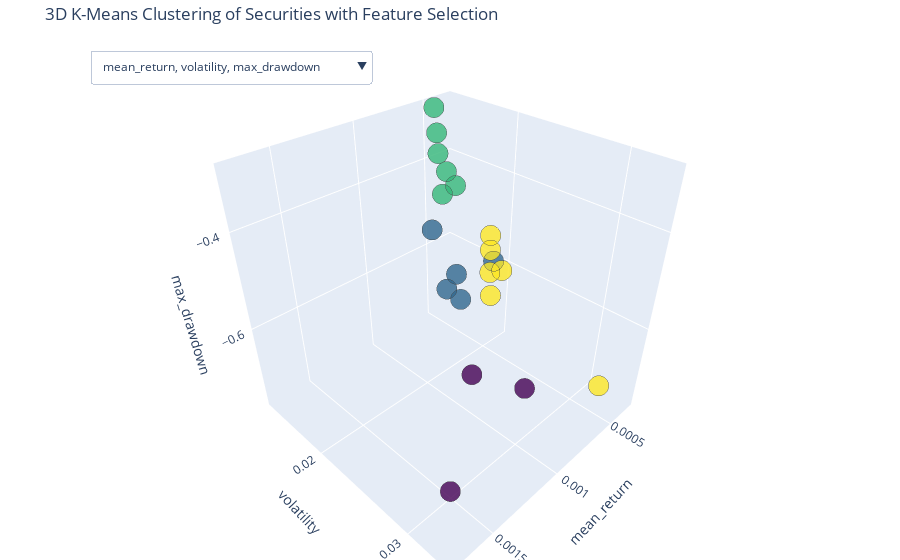

Here is the notebook cell this chart was saved with:
### Markdown cell above
We will implement k-means clustering in attempt to diversify our portfolio and group stocks with similar risk-return profiles. We make use of the elbow method and the KneeLocator module to select the optimal number of clusters.

### Code cell
import yfinance as yf
import pandas as pd
import numpy as np
import matplotlib.pyplot as plt
import random
from scipy.optimize import minimize
from itertools import combinations
from sklearn.cluster import KMeans
from sklearn.preprocessing import StandardScaler
import plotly.express as px
import plotly.graph_objects as go
from plotly.subplots import make_subplots
from kneed import KneeLocator

# Table of S&P 500 tickers from wikipedia
url = "https://en.wikipedia.org/wiki/List_of_S%26P_500_companies"

# Read the table from the page
sp500_table = pd.read_html(url)[0]
sp500_tickers = sp500_table['Symbol'].tolist()

# Select a random sample from the S&P 500 stocks
tickers = random.sample(sp500_tickers, 20)

# Download adjusted closing prices
data = yf.download(tickers, start="2015-01-01", end="2025-01-01", auto_adjust=True)['Close']
returns = data.pct_change()

# Function to calculate max drawdown
def max_drawdown(series):
    cumulative = (1 + series).cumprod()
    peak = cumulative.cummax()
    drawdown = (cumulative - peak) / peak
    return drawdown.min()

# Risk-free rate
risk_free_rate = np.exp(np.log(0.04 + 1)/252) - 1

# Feature engineering: use mean return and volatility
features = pd.DataFrame(index=tickers)
features['mean_return'] = returns.mean()
features['volatility'] = returns.std()
features['max_drawdown'] = returns.apply(max_drawdown)
features['sharpe_ratio'] = (features['mean_return'] - risk_free_rate)*np.sqrt(252) / features['volatility']

# Normalise the features
scaler = StandardScaler()
scaled_features = scaler.fit_transform(features)

# Elbow method to calcuate the inertia for different numbers of clusters k
inertia = []
k_range = range(1, 10)

for k in k_range:
    km = KMeans(n_clusters=k, random_state=42)
    km.fit(scaled_features)
    inertia.append(km.inertia_)

# Plot Elbow curve
plt.figure(figsize=(8, 5))
plt.plot(k_range, inertia, 'bo-')
plt.xlabel('Number of Clusters (k)')
plt.ylabel('Inertia')
plt.title('Elbow Method for Optimal k')
plt.grid(True)
plt.show()

# Based on elbow, select optimal k and from clusters
kneedle = KneeLocator(k_range, inertia, curve='convex', direction='decreasing')
optimal_k = kneedle.knee
print(f"Optimal number of clusters: {optimal_k}")

kmeans = KMeans(n_clusters=optimal_k, random_state=42)
features['cluster'] = kmeans.fit_predict(scaled_features)

# 3D INTERACTIVE PLOTLY PLOT

# Define all combinations of 3 out of 4 features
all_features = ['mean_return', 'volatility', 'max_drawdown', 'sharpe_ratio']
feature_combos = list(combinations(all_features, 3))

# Prepare traces for each feature combo
fig = go.Figure()

for i, (x, y, z) in enumerate(feature_combos):
    visible = True if i == 0 else False
    fig.add_trace(go.Scatter3d(
        x=features[x],
        y=features[y],
        z=features[z],
        mode='markers',
        text=features.index,
        marker=dict(
            size=7,
            color=features['cluster'],
            colorscale='viridis',
            opacity=0.8,
            line=dict(width=1)
        ),
        name=f"{x}, {y}, {z}",
        visible=visible
    ))

# Dropdown menu for selecting features
dropdown_buttons = []

for i, (x, y, z) in enumerate(feature_combos):
    visibility = [j == i for j in range(len(feature_combos))]
    label = f"{x}, {y}, {z}"
    dropdown_buttons.append(dict(
        label=label,
        method='update',
        args=[{'visible': visibility},
              {'scene': dict(
                  xaxis_title=x,
                  yaxis_title=y,
                  zaxis_title=z
              )}]
    ))

# Layout
fig.update_layout(
    updatemenus=[dict(
        buttons=dropdown_buttons,
        direction="down",
        pad={"r": 10, "t": 10},
        showactive=True,
        x=0.1,
        xanchor="left",
        y=1.0,
        yanchor="top"
    )],
    scene=dict(
        xaxis_title=feature_combos[0][0],
        yaxis_title=feature_combos[0][1],
        zaxis_title=feature_combos[0][2],
    ),
    margin=dict(l=0, r=0, b=0, t=40),
    title="3D K-Means Clustering of Securities with Feature Selection"
)

fig.show()

# Select 2 securities per cluster
top_picks = features.groupby('cluster').apply(lambda df: df.sort_values('sharpe_ratio', ascending=False).head(2), include_groups=False)
print("\nTop Picks from Each Cluster:")
print(top_picks)

### Figure 1 — Plotly figure (JSON) as saved in the notebook; plotly's stock layout.template omitted (floating-point values rounded to 4 significant figures)
{"data": [{"marker": {"color": [2, 2, 2, 0, 3, 2, 2, 0, 1, 3, 1, 1, 1, 1, 3, 0, 3, 3, 3, 2], "colorscale": [[0, "#440154"], [0.1111, "#482878"], [0.2222, "#3e4989"], [0.3333, "#31688e"], [0.4444, "#26828e"], [0.5556, "#1f9e89"], [0.6667, "#35b779"], [0.7778, "#6ece58"], [0.8889, "#b5de2b"], [1, "#fde725"]], "line": {"width": 1}, "opacity": 0.8, "size": 7}, "mode": "markers", "name": "mean_return, volatility, max_drawdown", "text": ["SO", "DTE", "CSX", "BLDR", "FDX", "XEL", "MAA", "FSLR", "DHI", "WYNN", "MCHP", "MAR", "HCA", "TDY", "EMN", "URI", "REG", "DVA", "STT", "CMS"], "type": "scatter3d", "visible": true, "x": [0.0004699, 0.0004278, 0.0006155, 0.001744, 0.0004523, 0.0004618, 0.0005357, 0.001004, 0.000972, 0.0003276, 0.0007289, 0.0007569, 0.0007954, 0.0007504, 0.0003688, 0.001136, 0.0003764, 0.0004753, 0.000411, 0.0004607], "y": [0.01373, 0.01413, 0.01787, 0.03341, 0.02004, 0.01347, 0.0152, 0.03041, 0.02201, 0.03112, 0.02358, 0.02052, 0.02056, 0.01711, 0.01883, 0.02696, 0.01887, 0.02005, 0.02071, 0.01317], "z": [-0.3843, -0.4245, -0.4055, -0.6221, -0.6597, -0.3441, -0.454, -0.6403, -0.5362, -0.774, -0.4968, -0.6126, -0.5474, -0.4895, -0.6274, -0.6326, -0.5702, -0.511, -0.5959, -0.2955]}, {"marker": {"color": [2, 2, 2, 0, 3, 2, 2, 0, 1, 3, 1, 1, 1, 1, 3, 0, 3, 3, 3, 2], "colorscale": [[0, "#440154"], [0.1111, "#482878"], [0.2222, "#3e4989"], [0.3333, "#31688e"], [0.4444, "#26828e"], [0.5556, "#1f9e89"], [0.6667, "#35b779"], [0.7778, "#6ece58"], [0.8889, "#b5de2b"], [1, "#fde725"]], "line": {"width": 1}, "opacity": 0.8, "size": 7}, "mode": "markers", "name": "mean_return, volatility, sharpe_ratio", "text": ["SO", "DTE", "CSX", "BLDR", "FDX", "XEL", "MAA", "FSLR", "DHI", "WYNN", "MCHP", "MAR", "HCA", "TDY", "EMN", "URI", "REG", "DVA", "STT", "CMS"], "type": "scatter3d", "visible": false, "x": [0.0004699, 0.0004278, 0.0006155, 0.001744, 0.0004523, 0.0004618, 0.0005357, 0.001004, 0.000972, 0.0003276, 0.0007289, 0.0007569, 0.0007954, 0.0007504, 0.0003688, 0.001136, 0.0003764, 0.0004753, 0.000411, 0.0004607], "y": [0.01373, 0.01413, 0.01787, 0.03341, 0.02004, 0.01347, 0.0152, 0.03041, 0.02201, 0.03112, 0.02358, 0.02052, 0.02056, 0.01711, 0.01883, 0.02696, 0.01887, 0.02005, 0.02071, 0.01317], "z": [0.3633, 0.3058, 0.4085, 0.7546, 0.2349, 0.3607, 0.397, 0.4428, 0.5888, 0.08769, 0.386, 0.465, 0.494, 0.5519, 0.1797, 0.5773, 0.1856, 0.2531, 0.1957, 0.3676]}, {"marker": {"color": [2, 2, 2, 0, 3, 2, 2, 0, 1, 3, 1, 1, 1, 1, 3, 0, 3, 3, 3, 2], "colorscale": [[0, "#440154"], [0.1111, "#482878"], [0.2222, "#3e4989"], [0.3333, "#31688e"], [0.4444, "#26828e"], [0.5556, "#1f9e89"], [0.6667, "#35b779"], [0.7778, "#6ece58"], [0.8889, "#b5de2b"], [1, "#fde725"]], "line": {"width": 1}, "opacity": 0.8, "size": 7}, "mode": "markers", "name": "mean_return, max_drawdown, sharpe_ratio", "text": ["SO", "DTE", "CSX", "BLDR", "FDX", "XEL", "MAA", "FSLR", "DHI", "WYNN", "MCHP", "MAR", "HCA", "TDY", "EMN", "URI", "REG", "DVA", "STT", "CMS"], "type": "scatter3d", "visible": false, "x": [0.0004699, 0.0004278, 0.0006155, 0.001744, 0.0004523, 0.0004618, 0.0005357, 0.001004, 0.000972, 0.0003276, 0.0007289, 0.0007569, 0.0007954, 0.0007504, 0.0003688, 0.001136, 0.0003764, 0.0004753, 0.000411, 0.0004607], "y": [-0.3843, -0.4245, -0.4055, -0.6221, -0.6597, -0.3441, -0.454, -0.6403, -0.5362, -0.774, -0.4968, -0.6126, -0.5474, -0.4895, -0.6274, -0.6326, -0.5702, -0.511, -0.5959, -0.2955], "z": [0.3633, 0.3058, 0.4085, 0.7546, 0.2349, 0.3607, 0.397, 0.4428, 0.5888, 0.08769, 0.386, 0.465, 0.494, 0.5519, 0.1797, 0.5773, 0.1856, 0.2531, 0.1957, 0.3676]}, {"marker": {"color": [2, 2, 2, 0, 3, 2, 2, 0, 1, 3, 1, 1, 1, 1, 3, 0, 3, 3, 3, 2], "colorscale": [[0, "#440154"], [0.1111, "#482878"], [0.2222, "#3e4989"], [0.3333, "#31688e"], [0.4444, "#26828e"], [0.5556, "#1f9e89"], [0.6667, "#35b779"], [0.7778, "#6ece58"], [0.8889, "#b5de2b"], [1, "#fde725"]], "line": {"width": 1}, "opacity": 0.8, "size": 7}, "mode": "markers", "name": "volatility, max_drawdown, sharpe_ratio", "text": ["SO", "DTE", "CSX", "BLDR", "FDX", "XEL", "MAA", "FSLR", "DHI", "WYNN", "MCHP", "MAR", "HCA", "TDY", "EMN", "URI", "REG", "DVA", "STT", "CMS"], "type": "scatter3d", "visible": false, "x": [0.01373, 0.01413, 0.01787, 0.03341, 0.02004, 0.01347, 0.0152, 0.03041, 0.02201, 0.03112, 0.02358, 0.02052, 0.02056, 0.01711, 0.01883, 0.02696, 0.01887, 0.02005, 0.02071, 0.01317], "y": [-0.3843, -0.4245, -0.4055, -0.6221, -0.6597, -0.3441, -0.454, -0.6403, -0.5362, -0.774, -0.4968, -0.6126, -0.5474, -0.4895, -0.6274, -0.6326, -0.5702, -0.511, -0.5959, -0.2955], "z": [0.3633, 0.3058, 0.4085, 0.7546, 0.2349, 0.3607, 0.397, 0.4428, 0.5888, 0.08769, 0.386, 0.465, 0.494, 0.5519, 0.1797, 0.5773, 0.1856, 0.2531, 0.1957, 0.3676]}], "layout": {"margin": {"b": 0, "l": 0, "r": 0, "t": 40}, "scene": {"xaxis": {"title": {"text": "mean_return"}}, "yaxis": {"title": {"text": "volatility"}}, "zaxis": {"title": {"text": "max_drawdown"}}}, "title": {"text": "3D K-Means Clustering of Securities with Feature Selection"}, "updatemenus": [{"buttons": [{"args": [{"visible": [true, false, false, false]}, {"scene": {"xaxis_title": "mean_return", "yaxis_title": "volatility", "zaxis_title": "max_drawdown"}}], "label": "mean_return, volatility, max_drawdown", "method": "update"}, {"args": [{"visible": [false, true, false, false]}, {"scene": {"xaxis_title": "mean_return", "yaxis_title": "volatility", "zaxis_title": "sharpe_ratio"}}], "label": "mean_return, volatility, sharpe_ratio", "method": "update"}, {"args": [{"visible": [false, false, true, false]}, {"scene": {"xaxis_title": "mean_return", "yaxis_title": "max_drawdown", "zaxis_title": "sharpe_ratio"}}], "label": "mean_return, max_drawdown, sharpe_ratio", "method": "update"}, {"args": [{"visible": [false, false, false, true]}, {"scene": {"xaxis_title": "volatility", "yaxis_title": "max_drawdown", "zaxis_title": "sharpe_ratio"}}], "label": "volatility, max_drawdown, sharpe_ratio", "method": "update"}], "direction": "down", "pad": {"r": 10, "t": 10}, "showactive": true, "x": 0.1, "xanchor": "left", "y": 1, "yanchor": "top"}]}}
